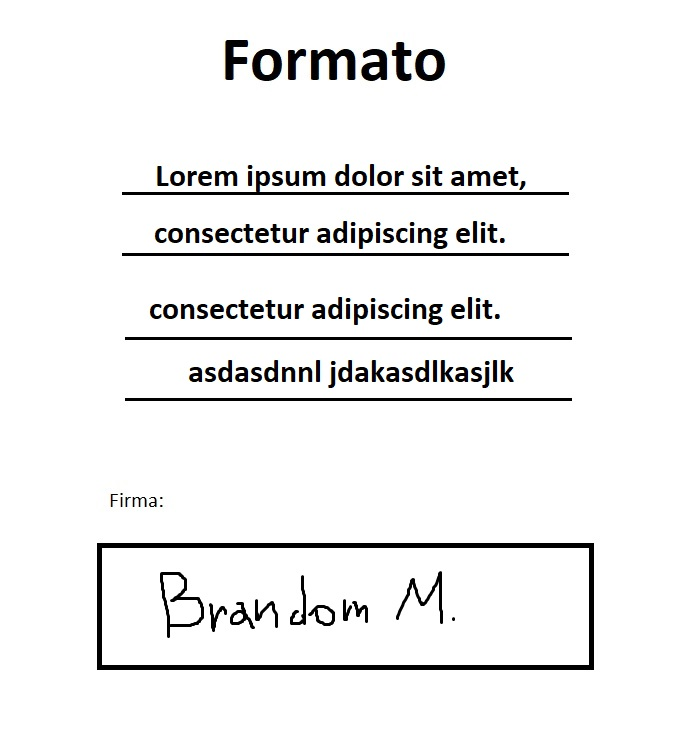
#> input picture Backend-Senasoft-S/src/main/resources/targetFile.jpg, 698 x 742 px
$ python -i signature_processor.py   (imports and definitions only)
#> lines starting #> are read from the running program, lines starting #| are printed output that depends on the picture; after the words box and inside, x2 and y2 are one past the last pixel; in counts of white or black regions, pixels touching at a corner belong together
import numpy as np
import cv2
import imutils
from skimage.metrics import structural_similarity as ssim

# [23 lines left out: functions string_to_img, edge, get_coords, not called in this run]

def crop(edged, line_width, x,y,w,h):
    cropped_image = edged[y+line_width:y+h-line_width,x+line_width:x+w-line_width]
    return cropped_image


def remove_white_space(cropped_image):
    #gray = cv2.cvtColor(cropped_image, cv2.COLOR_BGR2GRAY)
    blur = cv2.GaussianBlur(cropped_image, (25,25), 0)
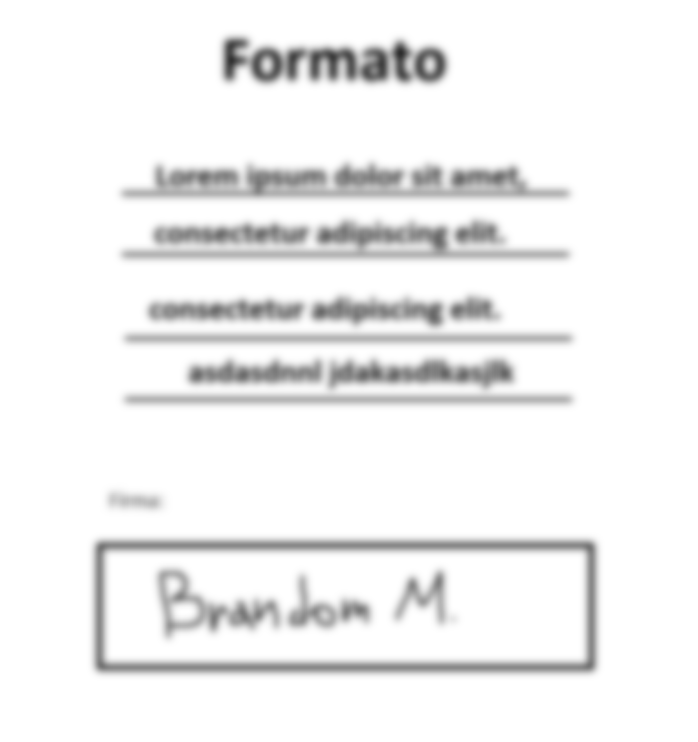
#> blur: shape (742, 698); min 45, max 255, mean 240.7
    thresh = cv2.threshold(blur, 0, 255, cv2.THRESH_BINARY_INV + cv2.THRESH_OTSU)[1]
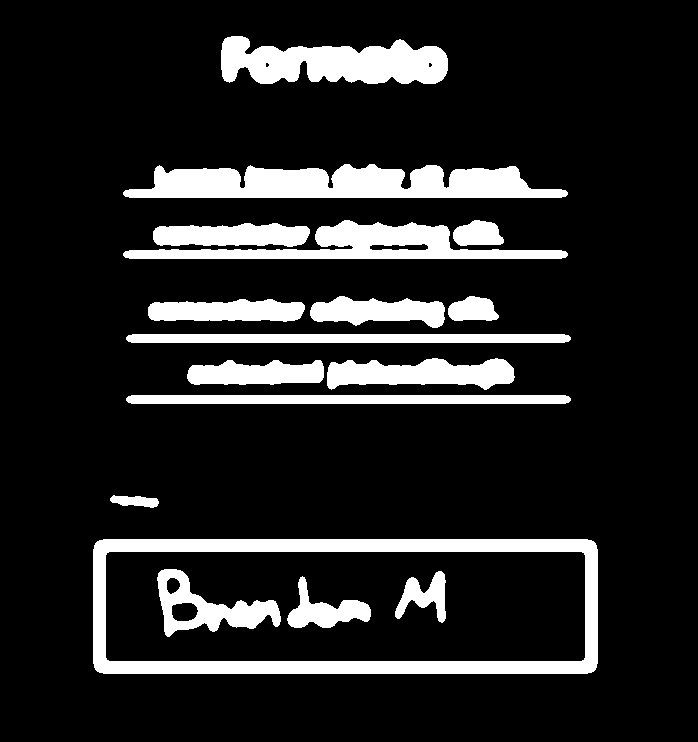
#> thresh: shape (742, 698); 14.3% white; 17 white regions, largest, box (x1, y1, x2, y2) and area: (93, 539, 598, 674) 15860, (123, 164, 568, 198) 11138, (221, 36, 448, 84) 7665
    noise_kernel = cv2.getStructuringElement(cv2.MORPH_RECT, (3,3))
    opening = cv2.morphologyEx(thresh, cv2.MORPH_OPEN, noise_kernel, iterations=2)
#> opening: shape (742, 698); 14.3% white; 17 white regions, largest, box (x1, y1, x2, y2) and area: (93, 539, 598, 674) 15860, (124, 164, 567, 198) 11124, (221, 36, 448, 84) 7661
    close_kernel = cv2.getStructuringElement(cv2.MORPH_RECT, (7,7))
    close = cv2.morphologyEx(opening, cv2.MORPH_CLOSE, close_kernel, iterations=3)# Find enclosing boundingbox and crop ROI\n”,
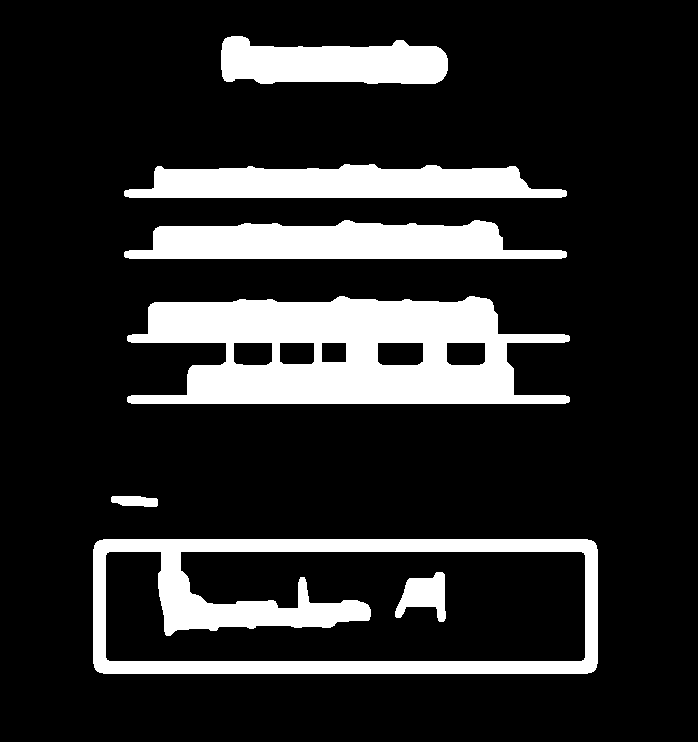
#> close: shape (742, 698); 17.2% white; 7 white regions, largest, box (x1, y1, x2, y2) and area: (127, 296, 570, 404) 31747, (93, 539, 598, 674) 22548, (124, 220, 567, 259) 12771
    coords = cv2.findNonZero(close)
#> coords = contour of 89111 points, box (x1, y1, x2, y2) (93, 36, 598, 674), area 41950
    x,y,w,h = cv2.boundingRect(coords)
#> x = 93; y = 36; w = 505; h = 638
    return cropped_image[y:y+h, x:x+w]
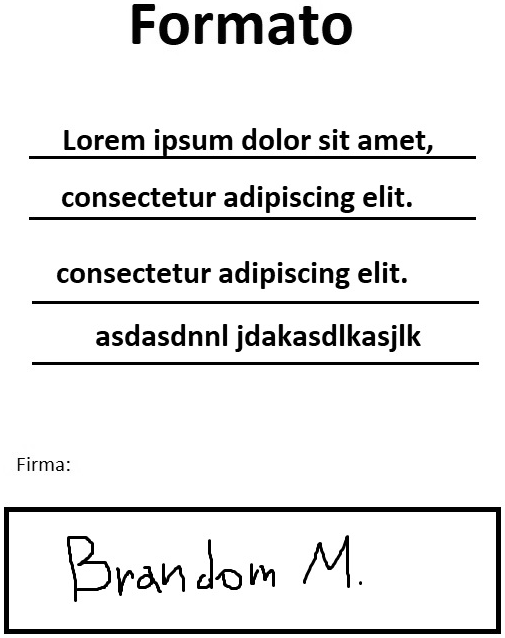
#> returned value: shape (638, 505); min 0, max 255, mean 232.1

# [30 lines left out: functions compare, compare_signatures, not called in this run]

>>> import cv2
>>> picture = cv2.imread('../Backend-Senasoft-S/src/main/resources/targetFile.jpg', cv2.IMREAD_GRAYSCALE)
>>> result = remove_white_space(picture)
